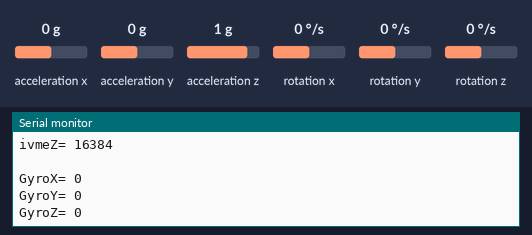
Recording of a sketch running on a simulated Arduino Uno, built with avr-gcc and run on an emulated ATmega328P. On the bench: the last lines printed to the serial monitor. The inputs (shaded band) are chosen by the test bench; at power-on: acceleration x 0 g, acceleration y 0 g, rotation x 0 °/s, acceleration z 1 g, rotation y 0 °/s, rotation z 0 °/s.

Above: at 1.2 s.
1.3 s: acceleration x set to -1.4 g
2.8 s: acceleration y set to -1.4 g
4.3 s: rotation x set to 100 °/s
At 5.0 s:
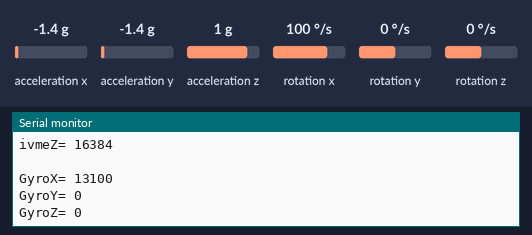
7.3 s: acceleration z set to -1.4 g
8.8 s: rotation y set to -192 °/s
At 9.2 s:
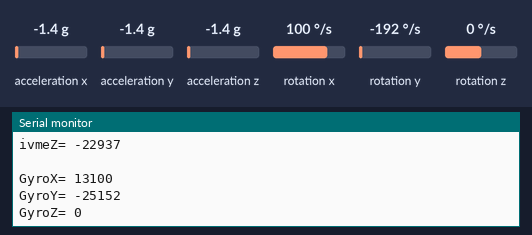

Measured:
- after the input at 4.3 s, the serial monitor: prints a new line after 0.39 s (image 1)
- after the input at 8.8 s, the serial monitor: prints a new line after 0.11 s (image 2)

The sketch:

MPU6050.ino
```cpp
#include <MPU6050.h>
#include <Wire.h>

MPU6050 MPU;

int ivmeX , ivmeY , ivmeZ , GyroX , GyroY , GyroZ;


void setup() {

  Serial.begin(9600);
  Wire.begin();
  MPU.initialize();

}

void loop() {

  MPU.getAcceleration(&ivmeX, &ivmeY, &ivmeZ);
  MPU.getRotation(&GyroX, &GyroY, &GyroZ);

  Serial.println(" ");
  Serial.print("ivmeX= ");
  Serial.println(ivmeX);

  Serial.print("ivmeY= ");
  Serial.println(ivmeY);

  Serial.print("ivmeZ= ");
  Serial.println(ivmeZ);
  Serial.println(" ");
  Serial.print("GyroX= ");
  Serial.println(GyroX);

  Serial.print("GyroY= ");
  Serial.println(GyroY);

  Serial.print("GyroZ= ");
  Serial.print(GyroZ);
  Serial.println(" ");

  delay(500);

}
```
